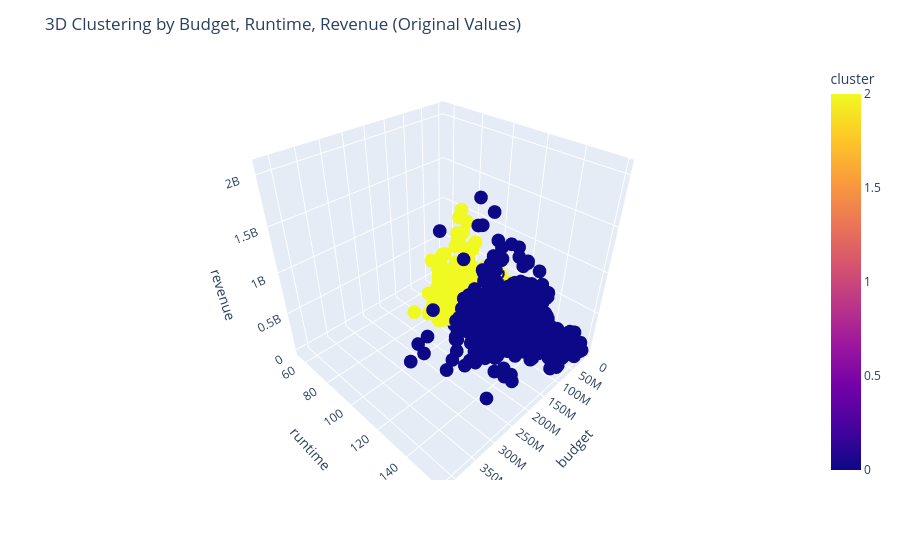

Notebook code for this chart:
### Code cell
fig = px.scatter_3d(
    data_filtered_with_clusters1,
    x='budget',
    y='runtime',
    z='revenue',
    color='cluster',
    hover_data=['release_year']
)

fig.update_layout(title='3D Clustering by Budget, Runtime, Revenue (Original Values)')
fig.show()

### Figure 1 — Plotly figure (JSON) as saved in the notebook; plotly's stock layout.template omitted (floating-point values rounded to 4 significant figures; data arrays with more than 128 entries replaced by an {"elided": "..."} marker saying what was removed)
{"data": [{"customdata": {"elided": "9166x1 int values"}, "hovertemplate": "budget=%{x}<br>runtime=%{y}<br>revenue=%{z}<br>release_year=%{customdata[0]}<br>cluster=%{marker.color}<extra></extra>", "legendgroup": "", "marker": {"color": {"elided": "9166 int values"}, "coloraxis": "coloraxis", "symbol": "circle"}, "mode": "markers", "name": "", "scene": "scene", "showlegend": false, "type": "scatter3d", "x": {"elided": "9166 float values"}, "y": {"elided": "9166 int values"}, "z": {"elided": "9166 float values"}}], "layout": {"coloraxis": {"colorbar": {"title": {"text": "cluster"}}, "colorscale": [[0, "#0d0887"], [0.1111, "#46039f"], [0.2222, "#7201a8"], [0.3333, "#9c179e"], [0.4444, "#bd3786"], [0.5556, "#d8576b"], [0.6667, "#ed7953"], [0.7778, "#fb9f3a"], [0.8889, "#fdca26"], [1, "#f0f921"]]}, "legend": {"tracegroupgap": 0}, "margin": {"t": 60}, "scene": {"domain": {"x": [0, 1], "y": [0, 1]}, "xaxis": {"title": {"text": "budget"}}, "yaxis": {"title": {"text": "runtime"}}, "zaxis": {"title": {"text": "revenue"}}}, "title": {"text": "3D Clustering by Budget, Runtime, Revenue (Original Values)"}}}
